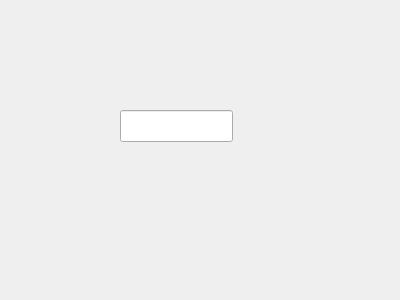
<?xml version="1.0" encoding="UTF-8"?>
<ui version="4.0">
 <class>MyDialog101</class>
 <widget class="QDialog" name="MyDialog101">
  <property name="geometry">
   <rect>
    <x>0</x>
    <y>0</y>
    <width>400</width>
    <height>300</height>
   </rect>
  </property>
  <property name="windowTitle">
   <string>Dialog</string>
  </property>
  <widget class="QLineEdit" name="lineEdit">
   <property name="geometry">
    <rect>
     <x>120</x>
     <y>110</y>
     <width>113</width>
     <height>32</height>
    </rect>
   </property>
  </widget>
 </widget>
 <resources/>
 <connections/>
</ui>
